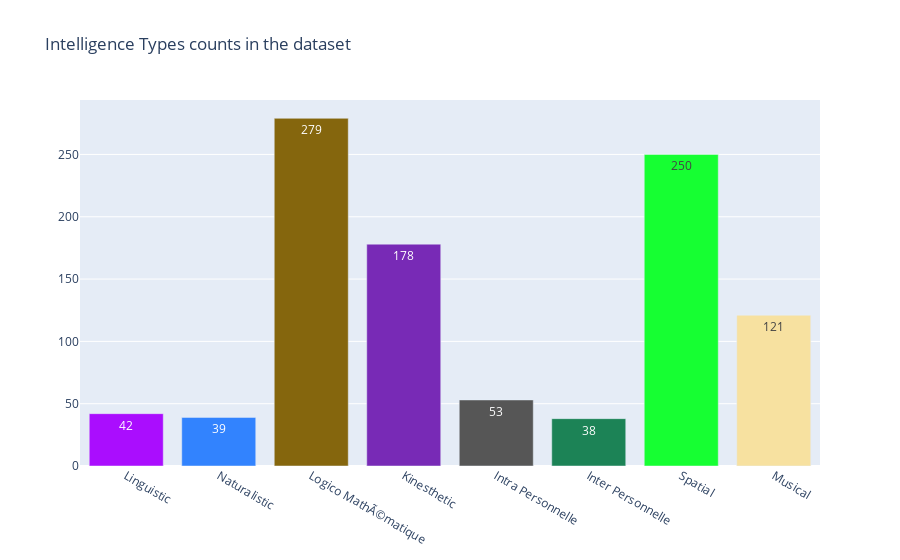

Here is the notebook cell this chart was saved with:
### Code cell
labels = set(intel_df['IntelligenceType'])
labels_val = list(intel_df['IntelligenceType'])
types = {}
for i in labels :
    types[i]= labels_val.count(i)
colors= px.colors.qualitative.Alphabet
fig = (go.Figure([go.Bar(x=list(types.keys()), y=list(types.values()),text=list(types.values()),textposition='auto',marker_color=colors)]))
fig.update_layout( title="Intelligence Types counts in the dataset ")
fig.show()

### Figure 1 — Plotly figure (JSON) as saved in the notebook; plotly's stock layout.template omitted (floating-point values rounded to 4 significant figures)
{"data": [{"marker": {"color": ["#AA0DFE", "#3283FE", "#85660D", "#782AB6", "#565656", "#1C8356", "#16FF32", "#F7E1A0", "#E2E2E2", "#1CBE4F", "#C4451C", "#DEA0FD", "#FE00FA", "#325A9B", "#FEAF16", "#F8A19F", "#90AD1C", "#F6222E", "#1CFFCE", "#2ED9FF", "#B10DA1", "#C075A6", "#FC1CBF", "#B00068", "#FBE426", "#FA0087"]}, "text": ["42", "39", "279", "178", "53", "38", "250", "121"], "textposition": "auto", "type": "bar", "x": ["Linguistic", "Naturalistic", "Logico MathÃ©matique", "Kinesthetic", "Intra Personnelle", "Inter Personnelle", "Spatial", "Musical"], "y": [42, 39, 279, 178, 53, 38, 250, 121]}], "layout": {"title": {"text": "Intelligence Types counts in the dataset "}}}
